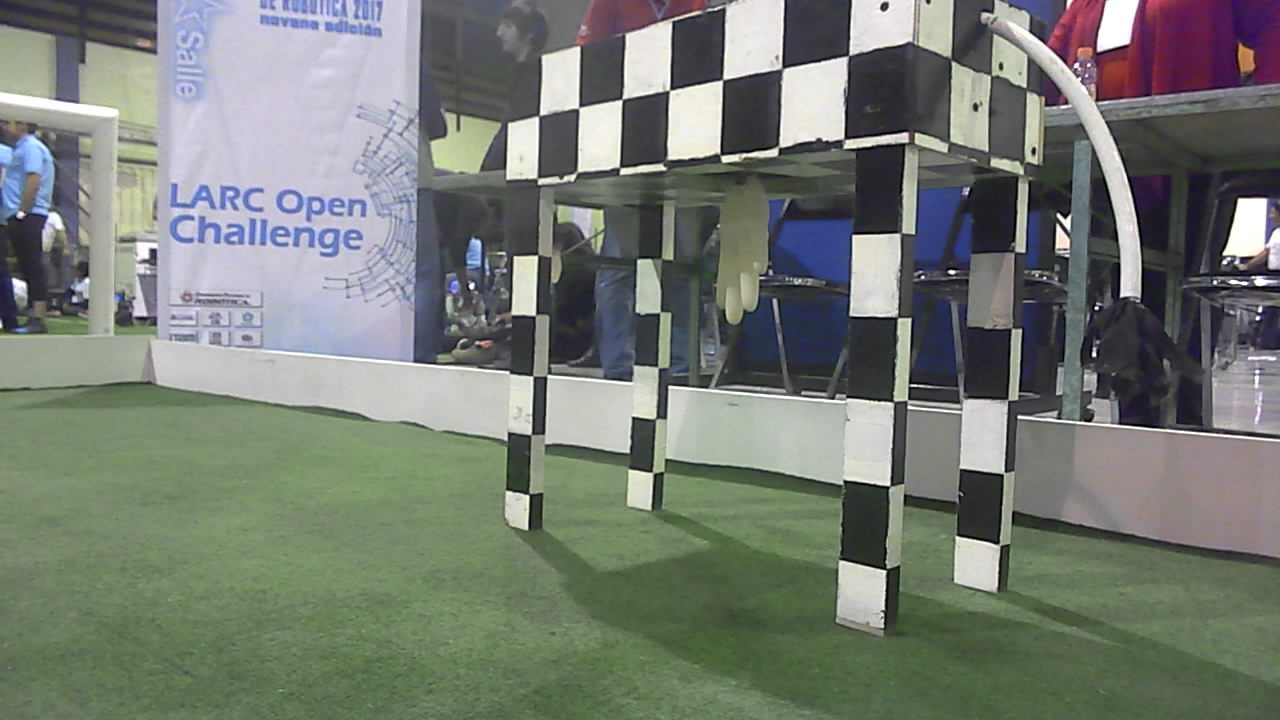
#> input picture Raspberrypi/TestPhotos/1.jpg, 1280 x 720 px; its folder holds only this picture in this run
$ python test_cascade_onlypictures.py   (Python 2 division)
#> lines starting #> are read from the running program, lines starting #| are printed output that depends on the picture; after the words box and inside, x2 and y2 are one past the last pixel; in counts of white or black regions, pixels touching at a corner belong together

import numpy as np
import cv2


cow = cv2.CascadeClassifier('../Cascades/COWTUMMY2.0.xml')


for i in range(1, 35):
    img=cv2.imread("../TestPhotos/" + str(i) + ".jpg")
#> img is the input picture: shape (720, 1280, 3); mean B, G, R 115.4, 123.4, 117.6
    gray = cv2.cvtColor(img, cv2.COLOR_BGR2GRAY)
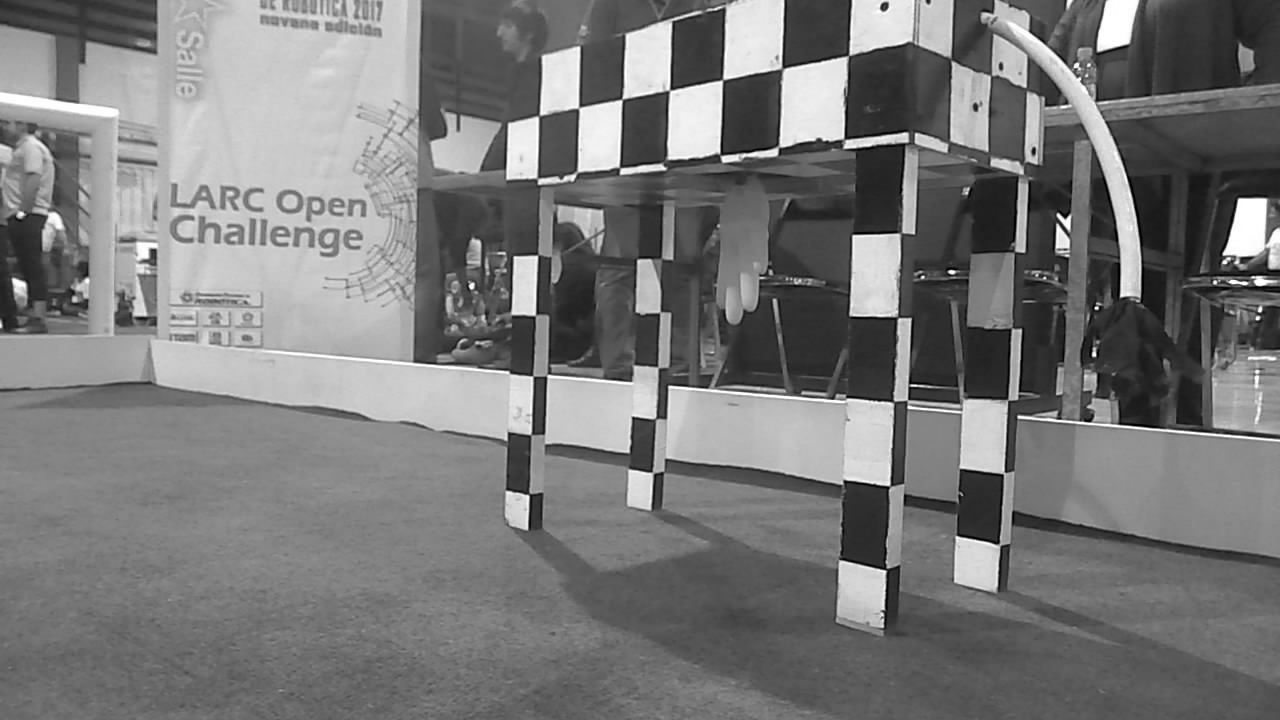
#> gray: shape (720, 1280); min 0, max 255, mean 120.8
    # add this
    # image, reject levels level weights.
    cows = cow.detectMultiScale(gray, 1.2, 70)
#> cows = [[166, 186, 85, 51], [265, 181, 75, 45], [457, 34, 310, 186]]
    # add this

    if cows is ():
        print "Nope"
    else:
        print "Cow!"

    for (x,y,w,h) in cows:
        #print "salio la h wey"
        cv2.rectangle(img,(x,y),(x+w,y+h),(0,0,255),2)
#> this loop made 3 passes
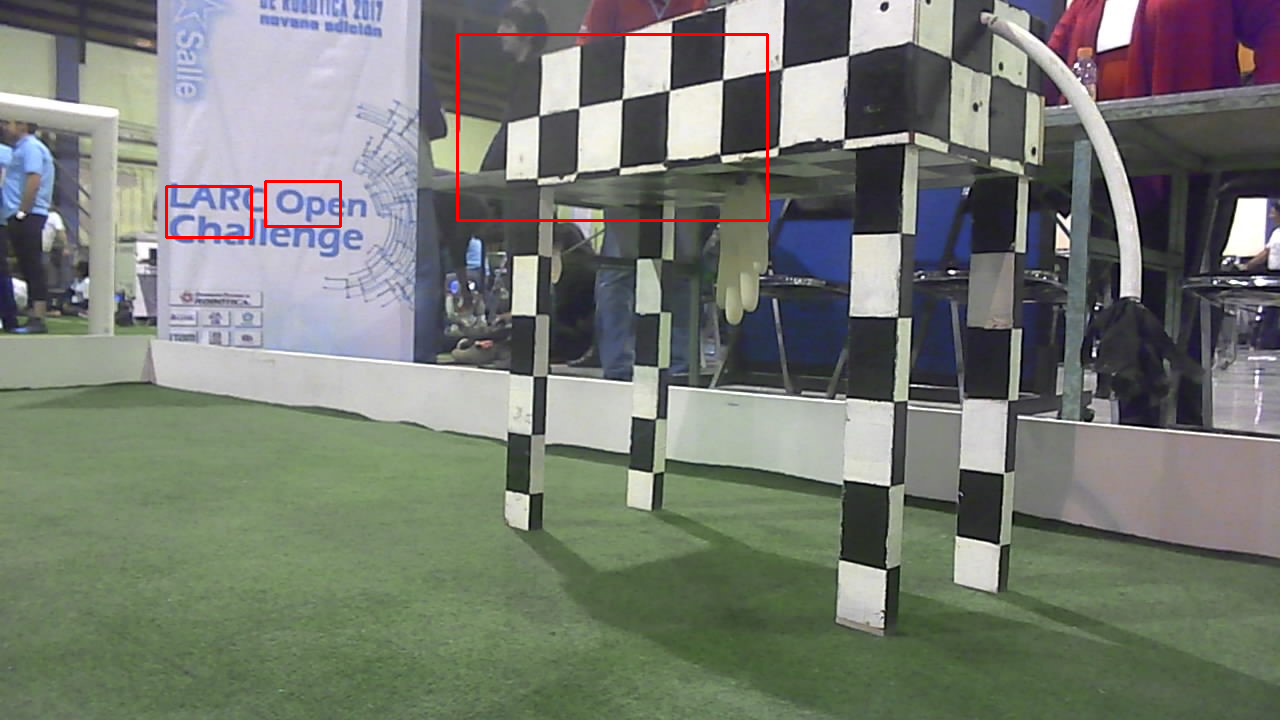
#> img: shape (720, 1280, 3); 0.49% of pixels changed, all inside (x1, y1, x2, y2) = (165, 33, 769, 239)

    cv2.imshow('img',img)
    k = cv2.waitKey(0)
#> (key Esc is pressed here)
    if k == 27:
    	break


cv2.destroyAllWindows()
